Frame 1 (no input): blank canvas, image omitted
Frame 60 (the mouse pressed at the canvas centre just before this capture): blank canvas, image omitted
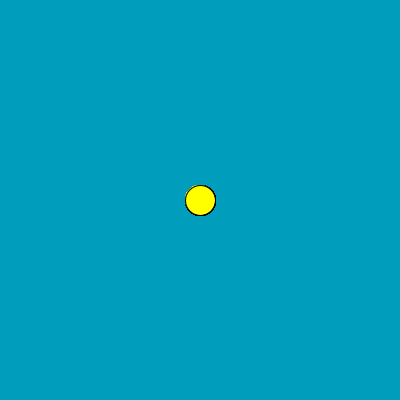
Frame 120 (the mouse held since frame 60 and released just before this capture)

The Processing sketch whose frames 1 and 60 were blank and that drew this single picture after the mouse press (run headless with seeded random() and noise(); from frame 60 on, the mouse is pressed at the canvas centre):

// Processing sketch: processing_180142
// ── processing_180142.pde

// Wabern II
// 12.12.2014

/* Aufgabenstellung
Entwickle ein Programm, bei dem beim gedrueckter Maustaste Kreise an der aktuellen Mausposition gezeichnet werden, ansonsten Kreuze.*/

void setup(){
size(400,400);
background(0,157,188);
}

void draw(){
if(mousePressed == true){
fill(255,255,0);
ellipse(mouseX,mouseY,30,30);
}}
